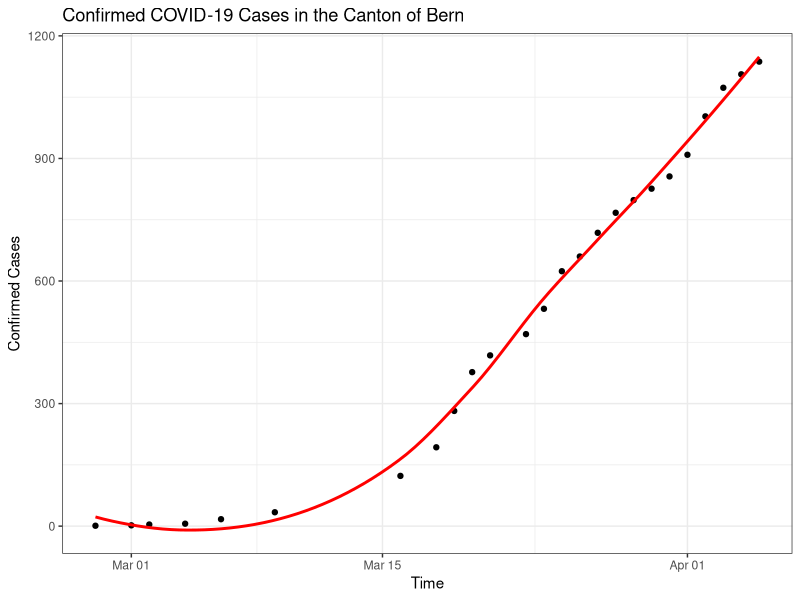
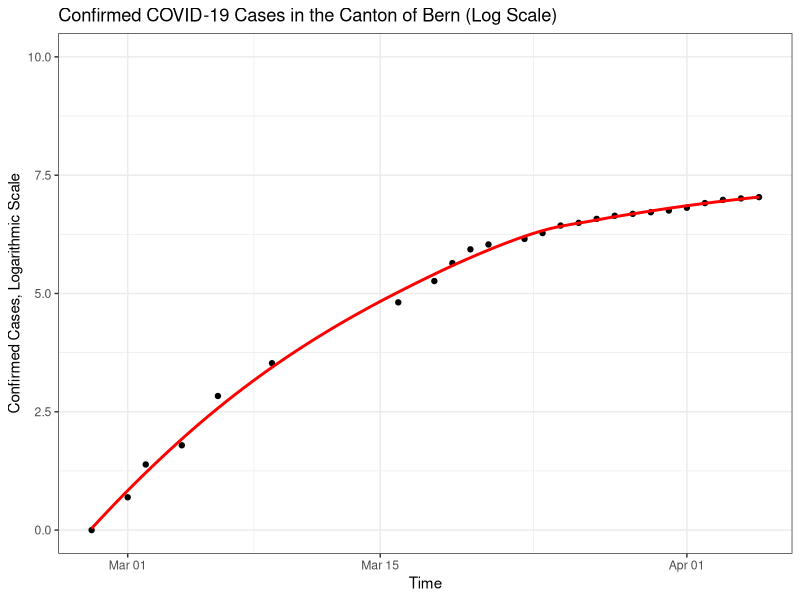
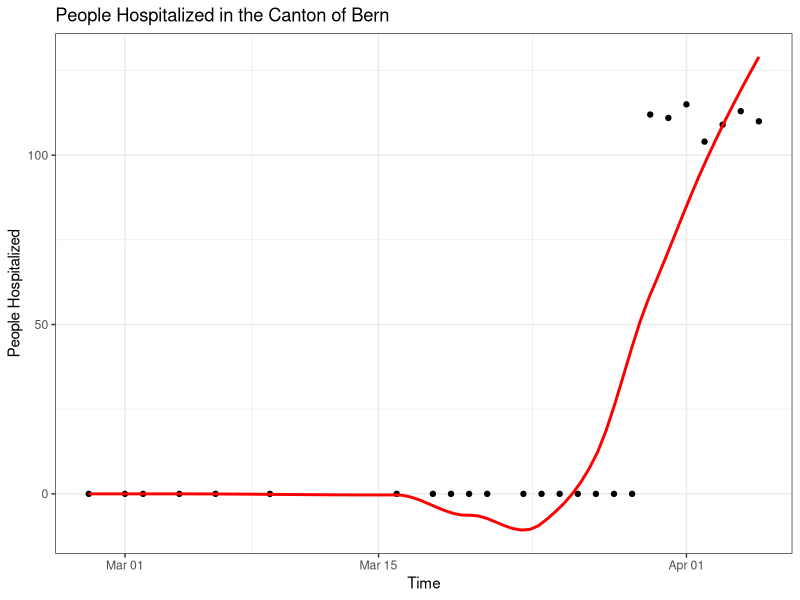
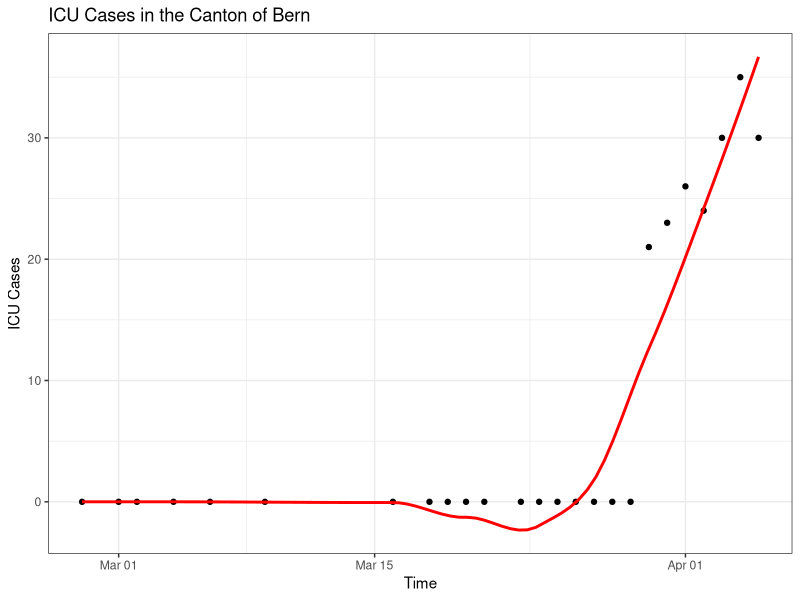
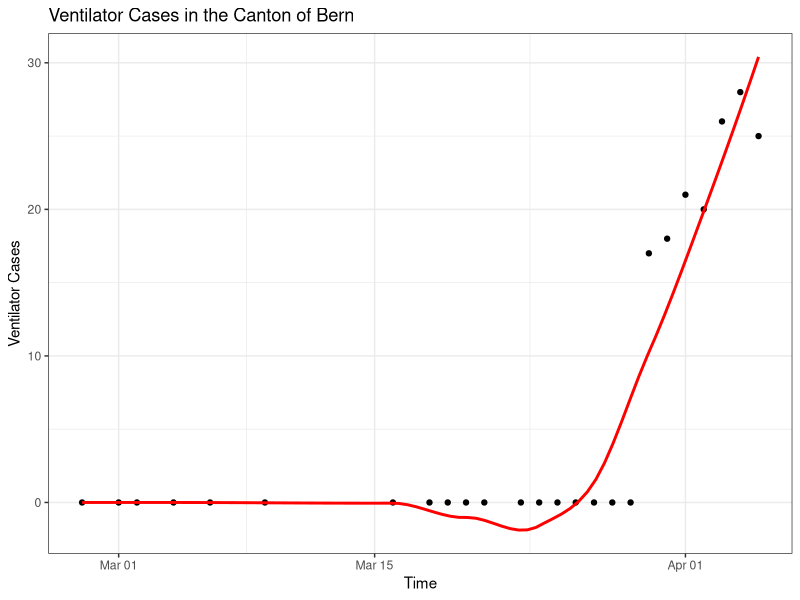
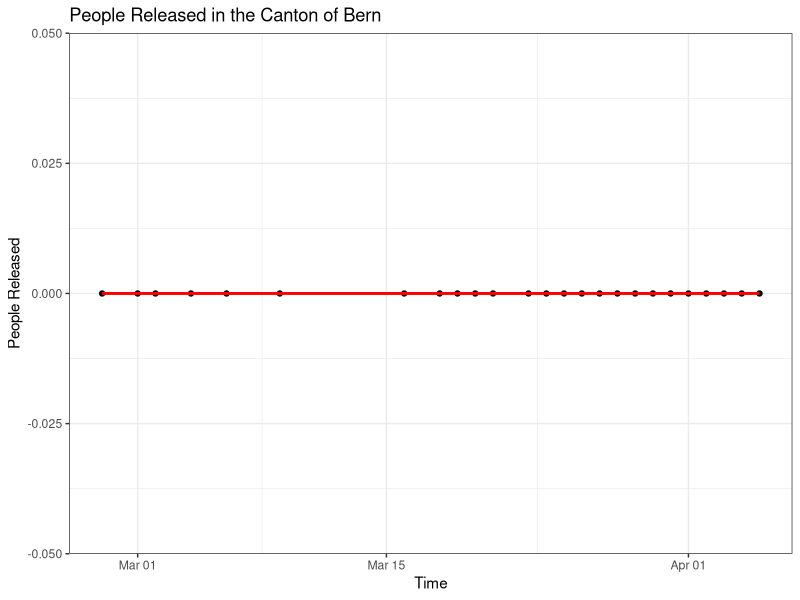
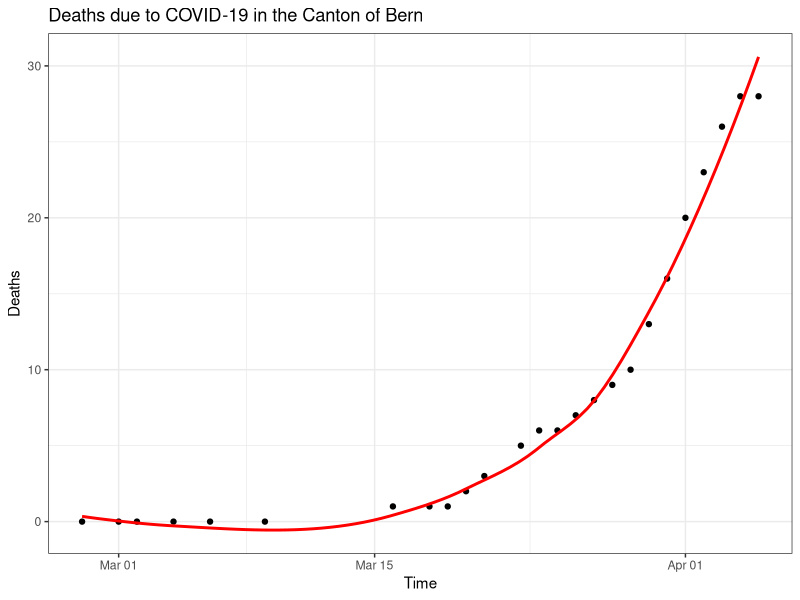
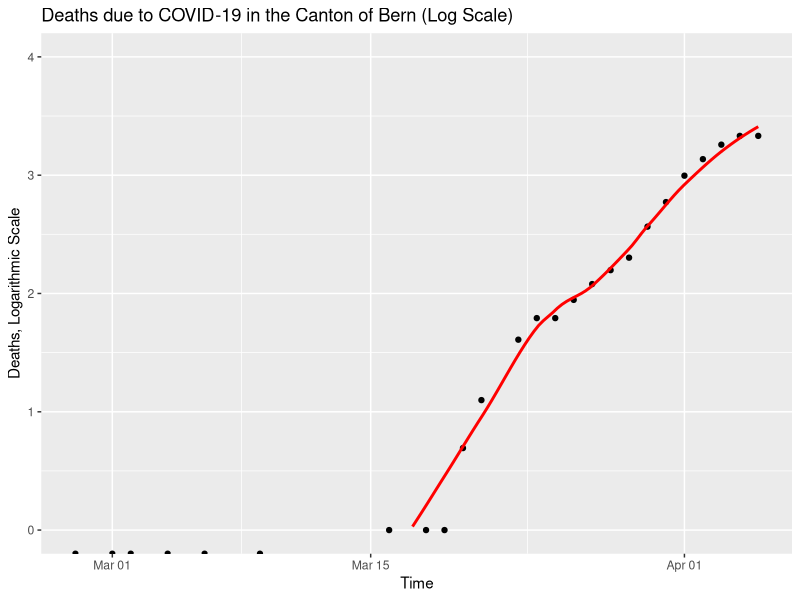

These figures' R source, in order:
#### COVID-19 CH Analysis

#### Cleaning ####
library(tidyverse)

df1 <- read_csv("COVID19_CH.csv")
View(df1)
df1 <- df1[-2] # deletes time
df1 <- df1[-10] # deletes source

df1[is.na(df1)] <- 0

df1 <- mutate(df1, ln_tested = log(df1$ncumul_tested))
df1 <- mutate(df1, ln_conf = log(df1$ncumul_conf))
df1 <- mutate(df1, ln_hosp = log(df1$ncumul_hosp))
df1 <- mutate(df1, ln_ICU = log(df1$ncumul_ICU))
df1 <- mutate(df1, ln_vent = log(df1$ncumul_vent))
df1 <- mutate(df1, ln_released = log(df1$ncumul_released))
df1 <- mutate(df1, ln_deceased = log(df1$ncumul_deceased))

# Create a data frame for the Canton of Bern
df_be <- filter(df1, abbreviation_canton_and_fl == "BE")

# Create a data frame for Switzerland
df1 <- group_by(df1, date)

tested_ch <- summarize(df1, ncumul_tested = sum(ncumul_tested)) 
conf_ch <- summarize(df1, ncumul_conf = sum(ncumul_conf))
hosp_ch <- summarize(df1, ncumul_hosp = sum(ncumul_hosp))
ICU_ch <- summarize(df1, ncumul_ICU = sum(ncumul_ICU))
vent_ch <- summarize(df1, ncumul_vent = sum(ncumul_vent))
rel_ch <- summarize(df1, ncumul_released = sum(ncumul_released))
dec_ch <- summarize(df1, ncumul_deceased = sum(ncumul_deceased))

df_ch <-  data.frame(tested_ch, conf_ch, hosp_ch, ICU_ch, vent_ch, rel_ch, dec_ch)
rm(tested_ch, conf_ch, hosp_ch, ICU_ch, vent_ch, rel_ch, dec_ch)

df_ch <- df_ch[-3]
df_ch <- df_ch[-4]
df_ch <- df_ch[-5]
df_ch <- df_ch[-6]
df_ch <- df_ch[-7]
df_ch <- df_ch[-8]

df_ch <- mutate(df_ch, ln_tested = log(df_ch$ncumul_tested))
df_ch <- mutate(df_ch, ln_conf = log(df_ch$ncumul_conf))
df_ch <- mutate(df_ch, ln_hosp = log(df_ch$ncumul_hosp))
df_ch <- mutate(df_ch, ln_ICU = log(df_ch$ncumul_ICU))
df_ch <- mutate(df_ch, ln_vent = log(df_ch$ncumul_vent))
df_ch <- mutate(df_ch, ln_released = log(df_ch$ncumul_released))
df_ch <- mutate(df_ch, ln_deceased = log(df_ch$ncumul_deceased))

df_ch <- df_ch[-c(nrow(df_ch)-1, nrow(df_ch)), ] # data from the last two days is usually incomplete


#### Canton of Bern ####
df_be %>% ggplot(aes(x = date, y = ncumul_conf)) +
  geom_point() +
  geom_smooth(method = "loess", color = "red", se = FALSE) +
  labs(x="Time", y="Confirmed Cases",
       title="Confirmed COVID-19 Cases in the Canton of Bern") +
  theme_bw()

df_be %>% ggplot(aes(x = date, y = ln_conf)) +
  geom_point() +
  geom_smooth(method = "loess", color = "red", se = FALSE) +
  labs(x="Time", y="Confirmed Cases, Logarithmic Scale",
       title="Confirmed COVID-19 Cases in the Canton of Bern (Log Scale)") +
  ylim(0, 10) +
  theme_bw()

df_be %>% ggplot(aes(x = date, y = ncumul_hosp)) +
  geom_point() +
  geom_smooth(method = "loess", color = "red", se = FALSE) +
  labs(x="Time", y="People Hospitalized",
       title="People Hospitalized in the Canton of Bern") +
  theme_bw()

df_be %>% ggplot(aes(x = date, y = ncumul_ICU)) +
  geom_point() +
  geom_smooth(method = "loess", color = "red", se = FALSE) +
  labs(x="Time", y="ICU Cases",
       title="ICU Cases in the Canton of Bern") +
  theme_bw()

df_be %>% ggplot(aes(x = date, y = ncumul_vent)) +
  geom_point() +
  geom_smooth(method = "loess", color = "red", se = FALSE) +
  labs(x="Time", y="Ventilator Cases",
       title="Ventilator Cases in the Canton of Bern") +
  theme_bw()

df_be %>% ggplot(aes(x = date, y = ncumul_released)) +
  geom_point() +
  geom_smooth(method = "loess", color = "red", se = FALSE) +
  labs(x="Time", y="People Released",
       title="People Released in the Canton of Bern") +
  theme_bw()

df_be %>% ggplot(aes(x = date, y = ncumul_deceased)) +
  geom_point() +
  geom_smooth(method = "loess", color = "red", se = FALSE) +
  labs(x="Time", y="Deaths",
       title="Deaths due to COVID-19 in the Canton of Bern") +
  theme_bw()

df_be %>% ggplot(aes(x = date, y = ln_deceased)) +
  geom_point() +
  geom_smooth(method = "loess", color = "red", se = FALSE) +
  labs(x="Time", y="Deaths, Logarithmic Scale",
       title="Deaths due to COVID-19 in the Canton of Bern (Log Scale)") +
  ylim(0,4)
  theme_bw()


ggplot(df_be, aes(df_be$date)) +
  geom_line(aes(y = df_be$ncumul_conf, colour = "Confirmed Cases")) +
  geom_line(aes(y = df_be$ncumul_hosp, colour = "People Hospitalized")) +
  geom_line(aes(y = df_be$ncumul_ICU, colour = "ICU Cases")) +
  geom_line(aes(y = df_be$ncumul_deceased, colour = "Deaths")) +
  geom_line(aes(y = df_be$ncumul_released, colour = "People Released")) +
  scale_colour_manual("", 
                     breaks = c("Confirmed Cases", "People Hospitalized", "ICU Cases", "Deaths", "People Released"),
                     values = c("red", "black", "skyblue", "orange", "green3")) +
  labs(title="COVID-19 in the Canton of Bern", y = "Amount", x = "Time") +
  theme_bw()


#### Switzerland ####
df_ch %>% ggplot(aes(x = date, y = ncumul_conf)) +
  geom_point() +
  geom_smooth(method = "loess", color = "red", se = FALSE) +
  labs(x="Time", y="Confirmed Cases",
       title="Confirmed COVID-19 Cases in Switzerland") +
  theme_bw()

df_ch %>% ggplot(aes(x = date, y = ln_conf)) +
  geom_point() +
  geom_smooth(method = "loess", color = "red", se = FALSE) +
  labs(x="Time", y="Confirmed Cases, Logarithmic Scale",
       title="Confirmed COVID-19 Cases in Switzerland (Log Scale)") +
  ylim(0, 10) +
  theme_bw()

df_ch %>% ggplot(aes(x = date, y = ncumul_hosp)) +
  geom_point() +
  geom_smooth(method = "loess", color = "red", se = FALSE) +
  labs(x="Time", y="People Hospitalized",
       title="People Hospitalized in Switzerland") +
  theme_bw()

df_ch %>% ggplot(aes(x = date, y = ncumul_ICU)) +
  geom_point() +
  geom_smooth(method = "loess", color = "red", se = FALSE) +
  labs(x="Time", y="ICU Cases",
       title="ICU Cases in Switzerland") +
  theme_bw()

df_ch %>% ggplot(aes(x = date, y = ncumul_vent)) +
  geom_point() +
  geom_smooth(method = "loess", color = "red", se = FALSE) +
  labs(x="Time", y="Ventilator Cases",
       title="Ventilator Cases in Switzerland") +
  theme_bw()

df_ch %>% ggplot(aes(x = date, y = ncumul_released)) +
  geom_point() +
  geom_smooth(method = "loess", color = "red", se = FALSE) +
  labs(x="Time", y="People Released",
       title="People Released in Switzerland") +
  theme_bw()

df_ch %>% ggplot(aes(x = date, y = ncumul_deceased)) +
  geom_point() +
  geom_smooth(method = "loess", color = "red", se = FALSE) +
  labs(x="Time", y="Deaths",
       title="Deaths due to COVID-19 in Switzerland") +
  theme_bw()

df_ch %>% ggplot(aes(x = date, y = ln_deceased)) +
  geom_point() +
  geom_smooth(method = "loess", color = "red", se = FALSE) +
  labs(x="Time", y="Deaths, Logarithmic Scale",
       title="Deaths due to COVID-19 in Switzerland (Log Scale)") +
  ylim(0,10) +
  theme_bw()

ggplot(df_ch, aes(df_ch$date)) +
  geom_line(aes(y = df_ch$ncumul_conf, colour = "Confirmed Cases")) +
  geom_line(aes(y = df_ch$ncumul_hosp, colour = "People Hospitalized")) +
  geom_line(aes(y = df_ch$ncumul_ICU, colour = "ICU Cases")) +
  geom_line(aes(y = df_ch$ncumul_deceased, colour = "Deaths")) +
  geom_line(aes(y = df_ch$ncumul_released, colour = "People Released")) +
  scale_colour_manual("", 
                      breaks = c("Confirmed Cases", "People Hospitalized", "ICU Cases", "Deaths", "People Released"),
                      values = c("red", "black", "skyblue", "orange", "green3")) +
  labs(title="COVID-19 in the Switzerland", y = "Amount", x = "Time") +
  theme_bw()
